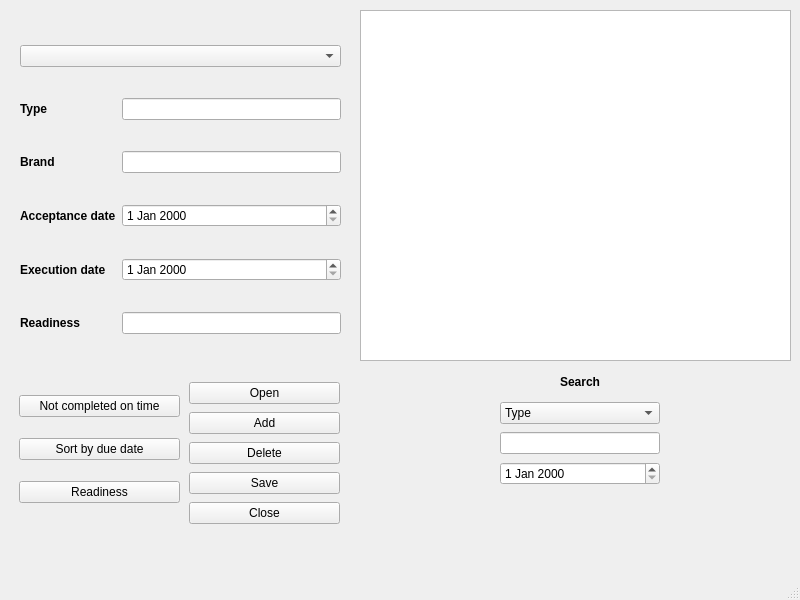
<?xml version="1.0" encoding="UTF-8"?>
<ui version="4.0">
 <class>MainWindow</class>
 <widget class="QMainWindow" name="MainWindow">
  <property name="geometry">
   <rect>
    <x>0</x>
    <y>0</y>
    <width>800</width>
    <height>600</height>
   </rect>
  </property>
  <property name="windowTitle">
   <string>MainWindow</string>
  </property>
  <widget class="QWidget" name="centralwidget">
   <widget class="QTextBrowser" name="displayInfo">
    <property name="geometry">
     <rect>
      <x>360</x>
      <y>10</y>
      <width>431</width>
      <height>351</height>
     </rect>
    </property>
   </widget>
   <widget class="QWidget" name="verticalLayoutWidget">
    <property name="geometry">
     <rect>
      <x>189</x>
      <y>380</y>
      <width>151</width>
      <height>146</height>
     </rect>
    </property>
    <layout class="QVBoxLayout" name="verticalLayout">
     <item>
      <widget class="QPushButton" name="buttton_openFile">
       <property name="text">
        <string>Open</string>
       </property>
      </widget>
     </item>
     <item>
      <widget class="QPushButton" name="button_add">
       <property name="text">
        <string>Add</string>
       </property>
      </widget>
     </item>
     <item>
      <widget class="QPushButton" name="button_delete">
       <property name="text">
        <string>Delete</string>
       </property>
      </widget>
     </item>
     <item>
      <widget class="QPushButton" name="button_save">
       <property name="text">
        <string>Save</string>
       </property>
      </widget>
     </item>
     <item>
      <widget class="QPushButton" name="button_close">
       <property name="text">
        <string>Close</string>
       </property>
      </widget>
     </item>
    </layout>
   </widget>
   <widget class="QWidget" name="gridLayoutWidget">
    <property name="geometry">
     <rect>
      <x>20</x>
      <y>20</y>
      <width>321</width>
      <height>341</height>
     </rect>
    </property>
    <layout class="QGridLayout" name="gridLayout">
     <item row="1" column="1">
      <widget class="QLineEdit" name="lineType"/>
     </item>
     <item row="5" column="0">
      <widget class="QLabel" name="label_5">
       <property name="font">
        <font>
         <bold>true</bold>
        </font>
       </property>
       <property name="text">
        <string>Readiness</string>
       </property>
      </widget>
     </item>
     <item row="1" column="0">
      <widget class="QLabel" name="label">
       <property name="font">
        <font>
         <bold>true</bold>
        </font>
       </property>
       <property name="text">
        <string>Type   </string>
       </property>
      </widget>
     </item>
     <item row="2" column="0">
      <widget class="QLabel" name="label_2">
       <property name="font">
        <font>
         <bold>true</bold>
        </font>
       </property>
       <property name="layoutDirection">
        <enum>Qt::LeftToRight</enum>
       </property>
       <property name="text">
        <string>Brand</string>
       </property>
      </widget>
     </item>
     <item row="3" column="0">
      <widget class="QLabel" name="label_3">
       <property name="font">
        <font>
         <bold>true</bold>
        </font>
       </property>
       <property name="text">
        <string>Acceptance date</string>
       </property>
      </widget>
     </item>
     <item row="5" column="1">
      <widget class="QLineEdit" name="lineReady"/>
     </item>
     <item row="3" column="1">
      <widget class="QDateEdit" name="dataAcc">
       <property name="minimumDate">
        <date>
         <year>2000</year>
         <month>1</month>
         <day>1</day>
        </date>
       </property>
      </widget>
     </item>
     <item row="2" column="1">
      <widget class="QLineEdit" name="lineBrand"/>
     </item>
     <item row="4" column="1">
      <widget class="QDateEdit" name="dataEx">
       <property name="minimumDate">
        <date>
         <year>2000</year>
         <month>1</month>
         <day>1</day>
        </date>
       </property>
      </widget>
     </item>
     <item row="4" column="0">
      <widget class="QLabel" name="label_4">
       <property name="font">
        <font>
         <bold>true</bold>
        </font>
       </property>
       <property name="text">
        <string>Execution date</string>
       </property>
      </widget>
     </item>
     <item row="0" column="0" colspan="2">
      <widget class="QComboBox" name="BoxRec"/>
     </item>
    </layout>
   </widget>
   <widget class="QWidget" name="verticalLayoutWidget_2">
    <property name="geometry">
     <rect>
      <x>19</x>
      <y>380</y>
      <width>161</width>
      <height>141</height>
     </rect>
    </property>
    <layout class="QVBoxLayout" name="verticalLayout_3">
     <item>
      <widget class="QPushButton" name="button_notComplInTime">
       <property name="text">
        <string>Not completed on time</string>
       </property>
      </widget>
     </item>
     <item>
      <widget class="QPushButton" name="button_sort">
       <property name="text">
        <string>Sort by due date</string>
       </property>
      </widget>
     </item>
     <item>
      <widget class="QPushButton" name="button_ready">
       <property name="text">
        <string>Readiness</string>
       </property>
      </widget>
     </item>
    </layout>
   </widget>
   <widget class="QWidget" name="verticalLayoutWidget_3">
    <property name="geometry">
     <rect>
      <x>500</x>
      <y>400</y>
      <width>160</width>
      <height>87</height>
     </rect>
    </property>
    <layout class="QVBoxLayout" name="verticalLayout_2">
     <item>
      <widget class="QComboBox" name="BoxRecSearch">
       <item>
        <property name="text">
         <string>Type</string>
        </property>
       </item>
       <item>
        <property name="text">
         <string>Brand</string>
        </property>
       </item>
       <item>
        <property name="text">
         <string>Acceptance date</string>
        </property>
       </item>
       <item>
        <property name="text">
         <string>Execution date</string>
        </property>
       </item>
      </widget>
     </item>
     <item>
      <widget class="QLineEdit" name="lineSearch"/>
     </item>
     <item>
      <widget class="QDateEdit" name="dateSearch">
       <property name="minimumDate">
        <date>
         <year>2000</year>
         <month>1</month>
         <day>1</day>
        </date>
       </property>
      </widget>
     </item>
    </layout>
   </widget>
   <widget class="QLabel" name="label_6">
    <property name="geometry">
     <rect>
      <x>560</x>
      <y>370</y>
      <width>93</width>
      <height>24</height>
     </rect>
    </property>
    <property name="font">
     <font>
      <bold>true</bold>
     </font>
    </property>
    <property name="text">
     <string>Search</string>
    </property>
   </widget>
  </widget>
  <widget class="QMenuBar" name="menubar">
   <property name="geometry">
    <rect>
     <x>0</x>
     <y>0</y>
     <width>800</width>
     <height>21</height>
    </rect>
   </property>
  </widget>
  <widget class="QStatusBar" name="statusbar"/>
 </widget>
 <resources/>
 <connections/>
</ui>
